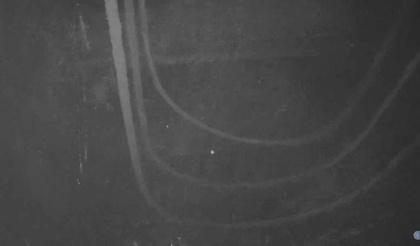
%> input picture DCPwithGIF/end13.jpg, 420 x 246 px, shrunk from 1555 x 911 before the run
$ octave DCPwithGIF.m   (GNU Octave 9; MATLAB toolbox functions it lacks are replaced by stand-ins)
%> lines starting %> are read from the running program, lines starting %| are printed output that depends on the picture
### DCPwithGIF/get_dark_channel.m
function dark_channel = get_dark_channel(image, win_size)

[m, n, ~] = size(image);

pad_size = floor(win_size/2);

padded_image = padarray(image, [pad_size pad_size], Inf);

dark_channel = zeros(m, n);

for j = 1 : m
    for i = 1 : n
        patch = padded_image(j : j + (win_size-1), i : i + (win_size-1), :);

        dark_channel(j,i) = min(patch(:));
     end
end

end

### DCPwithGIF/get_atmosphere.m
function atmosphere = get_atmosphere(image, dark_channel)

[m, n, ~] = size(image);
n_pixels = m * n;

n_search_pixels = floor(n_pixels * 0.001);

dark_vec = reshape(dark_channel, n_pixels, 1);

image_vec = reshape(image, n_pixels, 3);

[~, indices] = sort(dark_vec, 'descend');

accumulator = zeros(1, 3);

for k = 1 : n_search_pixels
    accumulator = accumulator + image_vec(indices(k),:);
end

atmosphere = accumulator / n_search_pixels;

end

### DCPwithGIF/DCPwithGIF.m
clc;
clear all;
close all;
warning('off','all');

tic;
disp(['Initial'])
image = double(imread('end13.jpg'))/255;
subplot(2,3,1)
imshow(image)
title("Original Image")

omega = 0.8;
win_size = 15;
r = 15;
res = 0.01;

disp(['DCP'])
[m, n, ~] = size(image);
%> m = 246; n = 420
dark_channel = get_dark_channel(image, win_size);
%> in get_dark_channel, `padded_image = padarray(image, [pad_size pad_size], Inf);`: padded_image: size 260x434x3 double; 8.44% of the values are NaN or infinite; the others: min 0.129, max 0.694, mean 0.275
%> after the loop in get_dark_channel, `for j = 1 : m`:
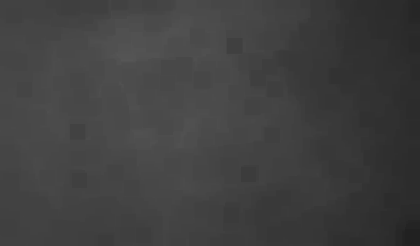
%> dark_channel: size 246x420 double; min 0.129, max 0.337, mean 0.251
subplot(2,3,2)
imshow(dark_channel)
title("Dark Channel")

atmosphere = get_atmosphere(image, dark_channel);
%> the loop in get_atmosphere, `for k = 1 : n_search_pixels` made 103 passes
%> accumulator on passes 1 to 12: [0.49 0.49 0.49], [0.976 0.976 0.976], [1.46 1.46 1.46], [1.93 1.93 1.93], [2.33 2.33 2.33], [2.67 2.67 2.67], [3.02 3.02 3.02], [3.37 3.37 3.37], [3.73 3.73 3.73], [4.11 4.11 4.11], [4.51 4.51 4.51], [4.93 4.93 4.93]
%> after the loop in get_atmosphere, `for k = 1 : n_search_pixels`: accumulator = [43.31 43.31 43.31]
%> in get_atmosphere, `atmosphere = accumulator / n_search_pixels;`: atmosphere = [0.421 0.421 0.421]
%> atmosphere = [0.421 0.421 0.421]
%> (the run ends here)
